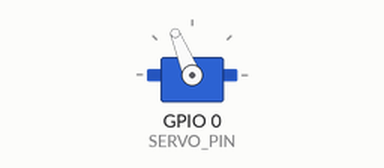
Recording of a sketch running on a simulated ESP32-C3. Parts: servo. Random numbers use the default seed unless the sketch sets one.

Above: at 0.0 s.
At 9.7 s:
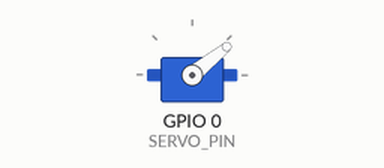
At 19.8 s:
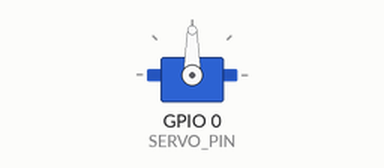
At 36.7 s:
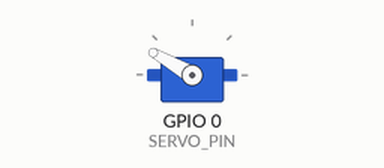
Timing chart, 0 to 40.0 s (numbered marks = the images above):
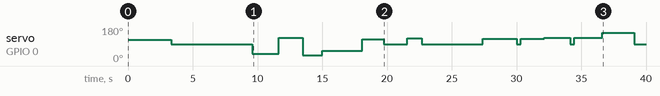

The sketch:

3_random_behavior.ino
```cpp
// ============================================================================
// PROJECT: DD-3 Droid — Extension 3: Unpredictable Behavior & Double-Takes
// HARDWARE: ESP32-C3 Super Mini + SG90 Micro Servo + 3.7V Lithium Battery
// DESCRIPTION: Uses "if / else" logic so DD-3 randomly decides whether to look
//              left, right, center, or do a quick "double-take" when it spots
//              something interesting!
// ============================================================================

#include <ESP32Servo.h>

// HARDWARE WIRING (Unplug battery or turn switch OFF before plugging in USB!)
const int SERVO_PIN = 0;

// DROID HEAD ANGLE SETTINGS (Degrees)
const int CENTER_ANGLE    = 90;
const int LEFT_MIN_ANGLE  = 30;
const int LEFT_MAX_ANGLE  = 60;
const int RIGHT_MIN_ANGLE = 110;
const int RIGHT_MAX_ANGLE = 150;

// PAUSE TIME SETTINGS (Milliseconds)
const unsigned long PAUSE_MIN = 1000;
const unsigned long PAUSE_MAX = 3500;

// DOUBLE-TAKE CHANCE (Percentage from 0 to 100)
// 25 means there is a 25% chance DD-3 will glance away and quickly look back!
const int DOUBLE_TAKE_CHANCE = 25;

Servo headServo;

void moveAndWait(int angle, unsigned long minWait, unsigned long maxWait) {
  headServo.write(angle);
  delay(random(minWait, maxWait + 1));
}

void setup() {
  Serial.begin(115200);
  randomSeed(esp_random());

  headServo.attach(SERVO_PIN);
  headServo.write(CENTER_ANGLE);
}

void loop() {
  // Step 1: Roll a 3-sided virtual die (picks 0, 1, or 2) to choose a direction
  int choice = random(0, 3);
  int chosenAngle = CENTER_ANGLE;

  if (choice == 0) {
    // Look Left
    chosenAngle = random(LEFT_MIN_ANGLE, LEFT_MAX_ANGLE + 1);
  }
  else if (choice == 1) {
    // Look Right
    chosenAngle = random(RIGHT_MIN_ANGLE, RIGHT_MAX_ANGLE + 1);
  }
  else {
    // Look Straight Ahead
    chosenAngle = CENTER_ANGLE;
  }

  // Move to the chosen direction and pause
  moveAndWait(chosenAngle, PAUSE_MIN, PAUSE_MAX);

  // Step 2: Roll a 100-sided virtual die to see if DD-3 does a "double-take"
  int roll = random(1, 101);  // Picks a number from 1 to 100

  if (roll <= DOUBLE_TAKE_CHANCE && chosenAngle != CENTER_ANGLE) {
    // Glance back toward center briefly...
    moveAndWait(CENTER_ANGLE, 250, 450);
    // ...then snap back to the exact same spot to double-check what it saw!
    moveAndWait(chosenAngle, 1200, 2200);
  }
}
```

Measured:
- by itself, servo on GPIO 0 (SERVO_PIN): 112° → 90° at 3.3 s, → 39° 6.3 s later, → 123° 2.0 s later, → 30° 1.8 s later, … (17 changes in this stretch)
